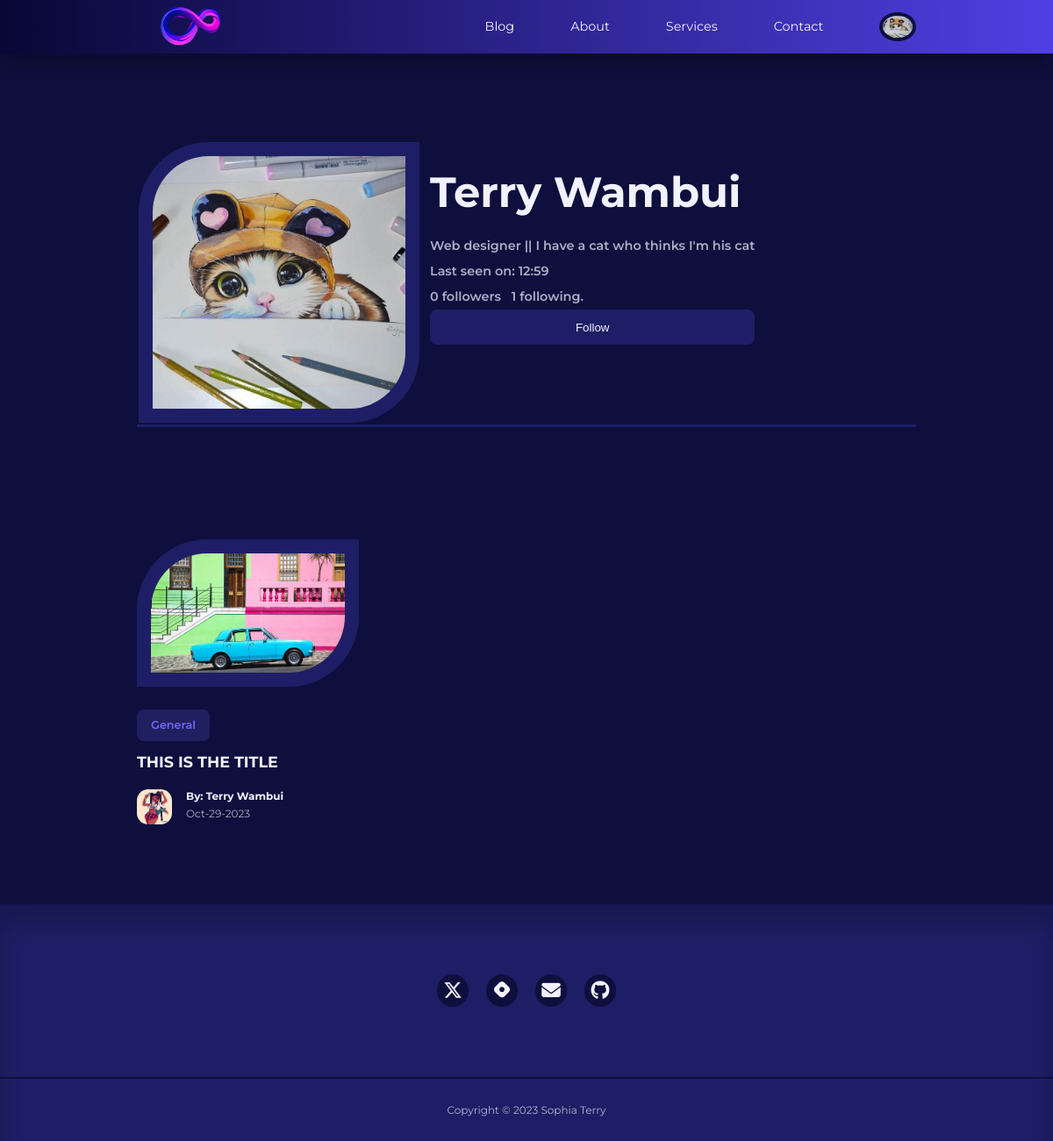
The app's page /user/Terry Wambui (signed in), older data.
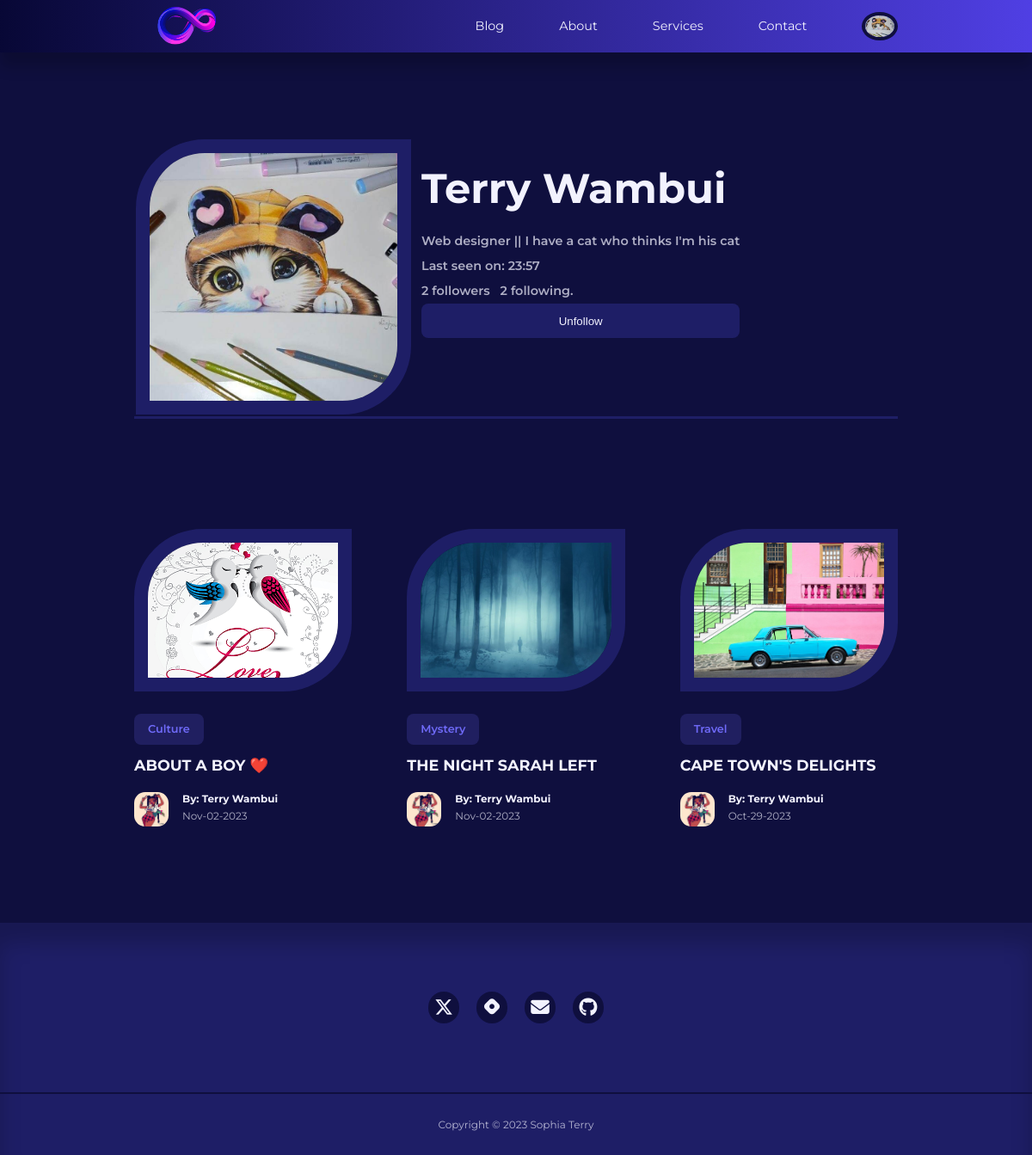
The same page, newer data.
### app/models.py (models this page shows, shortened)
class User(UserMixin, db.Model):
    id = db.Column(db.Integer, primary_key=True)
    username = db.Column(db.String(100), index=True, unique=True)
    email = db.Column(db.String(120), index=True, unique=True)
    password_hash = db.Column(db.String(128))
    picture = db.Column(db.String(120), nullable=True)
    posts = db.relationship('Post', backref='author', lazy='dynamic')
    about_me = db.Column(db.String(140))
    last_seen = db.Column(db.DateTime, default=datetime.utcnow)
    followed = db.relationship(
        'User', secondary=followers,
        primaryjoin=(followers.c.follower_id == id),
        secondaryjoin=(followers.c.followed_id == id),
        backref=db.backref('followers', lazy='dynamic'), lazy='dynamic'
    )
    def is_following(self, user):
        return self.followed.filter(
            followers.c.followed_id == user.id).count() > 0

class Post(db.Model):
    id = db.Column(db.Integer, primary_key=True)
    title = db.Column(db.String(120))
    content = db.Column(db.Text)
    image = db.Column(db.String(120), nullable=True)
    timestamp = db.Column(db.DateTime, index=True, default=datetime.utcnow)
    user_id = db.Column(db.Integer, db.ForeignKey('user.id', name='fk_user_id'))
    category_id = db.Column(db.Integer, db.ForeignKey('category.id', name='fk_category_id'))
    category = db.relationship('Category', backref=db.backref('posts', lazy=True))

class Category(db.Model):
    id = db.Column(db.Integer, primary_key=True)
    name = db.Column(db.String(20), unique=True, nullable=False)

### app/routes.py (the view)
@app.route('/user/<username>') #user
@login_required
def user(username):
    user = User.query.filter_by(username=username).first_or_404()
    page = request.args.get('page', 1, type=int)
    posts = user.posts.order_by(Post.timestamp.desc()).paginate(
        page=page, per_page=app.config['POSTS_PER_PAGE'], error_out=False)
    next_url = url_for('user', username=user.username, page=posts.next_num) \
        if posts.has_next else None
    prev_url = url_for('user', username=user.username, page=posts.prev_num) \
        if posts.has_prev else None
    authors = [post.author for post in posts]
    form = EmptyForm() # followers
    return render_template('user.html', user=user, posts=posts.items, authors=authors,
                            next_url=next_url, prev_url=prev_url, form=form)

### app/forms.py
class EmptyForm(FlaskForm):
    submit = SubmitField('Submit')

### app/models.py (called while the page is built)
@login.user_loader
def load_user(id):
    return User.query.get(int(id))

### app/routes.py (called while the page is built)
@app.before_request
def before_request():
    if current_user.is_authenticated:
        current_user.last_seen = datetime.utcnow()
        db.session.commit()

### app/templates/user.html (shortened to what this page needs)
{% extends "base.html" %}
{% block content %}
<div class="container profile__container">
    <table>
        <tr valign="top">
            <td>
                {% if current_user.picture %}
                <img class="display__pic" src="{{ url_for('static', filename='images/' + current_user.picture) }}">
                {% else %}
                <img src="{{ url_for('static', filename='/images/default_profile_pc.png') }}" alt="Default Image">
                {% endif %}
            </td>
            <td class="user__table">
                <h1>{{ user.username }}</h1>
                {% if user.about_me %}<p>{{ user.about_me }}</p>{% endif %}
                {% if user.last_seen %}<p>Last seen on: {{ user.last_seen.strftime('%H:%M') }}</p>{% endif %}
                <p>{{ user.followers.count() }} followers &nbsp; {{ user.followed.count() }} following.</p>
                {% if user == current_user %}
                <p>
                    <a class="link__button" href="{{ url_for('edit_profile') }}">Edit your profile</a>&nbsp;
                     <a class="link__button" href="{{ url_for('add_post') }}">Create post </a>
                </p>
                {% elif not current_user.is_following(user) %}
                 <p>
                    <form action="{{ url_for('follow', username=user.username) }}" method="post">
                        {{ form.submit(value='Follow') }}
                    </form>
                </p>
                {% else %}
               <p>
                 <form action="{{ url_for('unfollow', username=user.username) }}" method="post">
                    {{ form.submit(value='Unfollow') }}
                </form>
              </p>
              {% endif %}
            </td>
        </tr>
    </table>
    </div>
 <div>
<section class="posts">
    <div class="container posts__container">
         {% for post in posts %}
        <article class="post">
            <div class="post__thumbnail">
                {% if post.image %}
                <img src="{{ url_for('static', filename='images/' + post.image) }}" alt="Post Image">
                {% else %}
                <img src="{{ url_for('static', filename='/images/blog18.jpg') }}" alt="Default Image">
                {% endif %}
            </div>
            <div class="post__info">
             <a href="{{ url_for('category', category_name=post.category.name) }}" class="category__button">{{ post.category.name}}</a>
                    <h3 class="post__title"><a href="{{ url_for('single_post', post_id=post.id) }}">{{ post.title }}</a></h3>
                    <div class="post__author">
                        <div class="post__author-avator">
                            {% set author = authors[loop.index0] %}
                            {% if current_user.is_authenticated %}
                            <img src="{{ url_for('static', filename='images/' + author.picture) }}" alt="avatar">
                            {% else %}
                            <img src="{{ url_for('static', filename='/images/default_profile_pc.png') }}" alt="Default Image">
                            {% endif %}
                        </div>
                        <div class="post__author-info">
                            <a href="{{ url_for('user', username=post.author.username) }}">
                            <h5>By: {{post.author.username }}</h5></a>
                            <small>{{ post.timestamp.strftime('%b-%d-%Y') }}</small>
                        </div>
                    </div>
                </div>
        </article>
        {% endfor %}
    </div>
</section>
</div>
{% endblock %}

### app/templates/base.html (shortened to what this page needs)
<!DOCTYPE html>
<html lang="en">
<head>
    <link rel="stylesheet" href="{{ url_for('static', filename='styles/styles.css')}}">
    <link rel="stylesheet" href="https://unicons.iconscout.com/release/v4.0.8/css/line.css">
</head>
<body>
    {% block navbar %}
    <nav>
        <div class="container nav__container">
            <a href="/index" class="nav__logo"><img src="/static/img/new-echo.png" class="nav-img" alt=""></a>
            <ul class="nav__items">
                <li><a href="{{ url_for('blog') }}">Blog</a></li>
                <li><a href="{{ url_for('index') }}">About</a></li>
                <li><a href="#">Services</a></li>
                <li><a href="#contact">Contact</a></li>
                {% if current_user.is_anonymous %}
                <li><a href="{{ url_for('signin') }}">Sign In</a></li>
                {% else %}
                <li class="nav__profile">
                    <div class="avatar">
                        <img src="{{ url_for('static', filename='images/' ~ current_user.picture) }}" alt="">
                    </div>
                        {% endif %}
                </li>
            </ul>
        </div>
    </nav>
    {% endblock %}
     {% block content %}
    {% endblock %}
    {% block footer %}
    <footer>
        <div id="contact" class="footer__socials">
            <a href="https://twitter.com/Mssophia_" target="_blank">
                </a>
            <a href="https://sophiaintech.hashnode.dev/" target="_blank">
                </a>
            <a href="mailto:sophiaterryyu@gmail.com">
                </a>
            <a href="https://github.com/terryyufei" target="_blank">
                </a>
        </div>
        <div class="footer__copyright">
            <small>Copyright &copy; 2023 Sophia Terry</small>
        </div>
    </footer>
    {% endblock %}
</body>
</html>

### app/static/styles/styles.css (style rules this page uses)
:root { --color-primary: #6f6af8; --color-primary-light: hsl(242, 91%, 69%, 18%); --color-primary-variant: #5854c7; --color-red: #da0f3f; --color-red-light: hsl(346, 87%, 46%, 15%); --color-green: #00c476; --color-green-light: hsl(156, 100%, 38%, 15%); --color-gray-900: #1e1e66; --color-gray-700: #2d2b7c; --color-gray-300: rgba(242, 242, 254, 0.3); --color-gray-200: rgba(242, 242, 254, 0.7); --color-white: #f2f2fe; --color-bg: #0f0f3e; --transition: all 300ms ease; --container-width-lg: 74%; --container-width-md: 88%; --form-width: 40%; --card-border-radius-1: 0.3rem; --card-border-radius-2: 0.5rem; --card-border-radius-3: 0.8rem; --card-border-radius-4: 2rem; --card-border-radius-5: 5rem; }
* { box-sizing: border-box; margin: 0; padding: 0; outline: 0; border: 0; appearance: 0; list-style: none; text-decoration: none; }
body { font-family: 'Montserrat', sans-serif; line-height: 1.6; color: var(--color-gray-200); overflow-x: hidden; background: var(--color-bg); font-size: 0.9rem; }
.container { width: var(--container-width-lg); max-width: 1800px; margin-inline: auto; }
section { margin-top: 3rem; width: 100vw; }
h1, h2, h3, h4, h5 { color: var(--color-white); line-height: 1.3; }
h1 { font-size: 3rem; margin: 1rem 0; }
h3 { font-size: 1.1rem; margin: 0.8rem 0 0.5rem; }
a { color: var(--color-white); transition: var(--transition); }
img { display: block; width: 100%; height: 100%; object-fit: cover; }
nav { background: linear-gradient(to right, hsl(240, 75%, 12%), hsl(246, 75%, 57%)); width: 100vw; height: 3.8rem; position: fixed; top: 0; z-index: 10; box-shadow: 0 1rem 1rem rgba(0, 0, 0, 0.2); }
.nav__container { height: 100%; display: flex; align-items: center; justify-content: space-between; }
.avatar { width: 2.6rem; height: 2.1rem; border-radius: 50%; overflow: hidden; border: 0.3rem solid var(--color-bg); }
.nav__logo { font-weight: 600; font-size: 1.2rem; }
.nav__items { display: flex; align-items: center; gap: 4rem; }
.nav__profile { position: relative; cursor: pointer; }
.category__button { background: var(--color-primary-light); color: var(--color-primary); display: inline-block; padding: 0.5rem 1rem; border-radius: var(--card-border-radius-2); font-weight: 600; font-size: 0.8rem; text-align: center; }
.post__thumbnail { border-radius: var(--card-border-radius-5) 0; border: 1rem solid var(--color-gray-900); overflow: hidden; margin-bottom: 1.6rem; height: 50%; }
.post__author { display: flex; gap: 1rem; margin-top: 1.2rem; }
.post__author-avator { width: 2.5rem; height: 2.5rem; border-radius: var(--card-border-radius-3); overflow: hidden; }
.posts__container { display: grid; grid-template-columns: repeat(3, 1fr); gap: 4rem; margin-bottom: 5rem; margin-top: 8rem; }
footer { background: var(--color-gray-900); padding: 5rem 0 0; box-shadow: inset 0 1.5rem 1.5rem rgba(0, 0, 0, 0.2); }
.footer__socials { margin-inline: auto; width: fit-content; margin-bottom: 5rem; display: flex; justify-content: space-between; align-items: center; gap: 1.2rem; }
.footer__socials a { background: var(--color-bg); border-radius: 50%; width: 2.3rem; height: 2.3rem; display: flex; align-items: center; justify-content: center; }
.footer__copyright { text-align: center; padding: 1.5rem 0; border-top: 2px solid var(--color-bg); margin-top: 4rem; }
form { display: flex; flex-direction: column; gap: 1rem; }
input, textarea, select { padding: 0.8rem 1.4rem; background: var(--color-gray-900); border-radius: var(--card-border-radius-2); resize: none; color: var(--color-white); }
.profile__container { margin-top: 10rem; border-bottom: 3px solid var(--color-gray-900); }
.display__pic { border-radius: var(--card-border-radius-5) 0; border: 1rem solid var(--color-gray-900); overflow: hidden; height: 20rem; width: 20rem; }
.user__table { padding: 10px; font-weight: 600; line-height: 2; }
.nav-img { height: 8rem; width: 8rem; margin-top: 5%; }

Row changes from the older to the newer data that the page shows:
changed User "Terry Wambui": last_seen "12:59" → "23:57"
added Post: image (picture), category.name "Culture", title "ABOUT A BOY ❤️", picture (picture), author.username "Terry Wambui", timestamp "Nov-02-2023"
added Post: image (picture), category.name "Mystery", title "THE NIGHT SARAH LEFT", picture (picture), author.username "Terry Wambui", timestamp "Nov-02-2023"
changed Post: category.name "General" → "Travel"; title "THIS IS THE TITLE" → "CAPE TOWN'S DELIGHTS"
Text that changed along with them:
{{ user.followers.count() }}: "0" → "2"
{{ user.followed.count() }}: "1" → "2"
form field submit: (not shown) → "Unfollow"
form field submit: "Follow" → (not shown)
